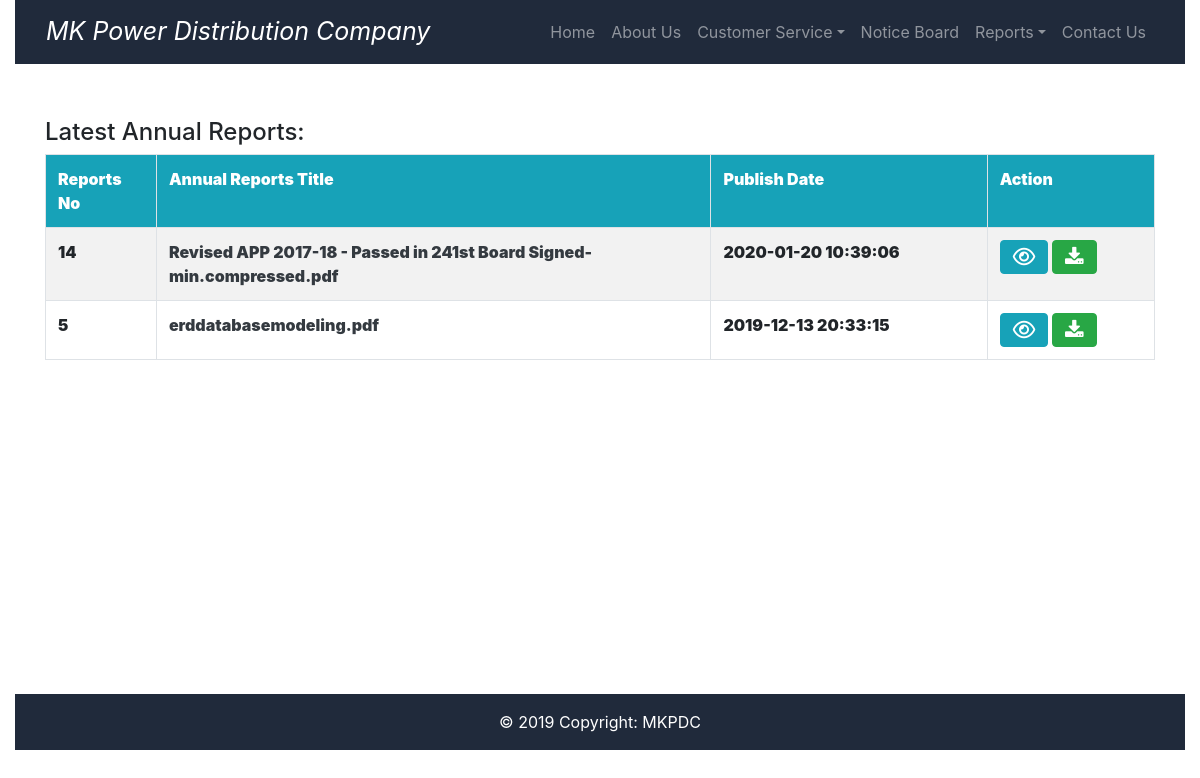
The app's page /report_annual.php with its own data.
### tables this page shows
CREATE TABLE `notice` (
  `notice_id` int(10) NOT NULL,
  `admin_id` int(10) NOT NULL,
  `notice_date` datetime NOT NULL DEFAULT current_timestamp() ON UPDATE current_timestamp(),
  `notice_type` varchar(30) NOT NULL,
  `notice_file` varchar(255) NOT NULL
);

### report_annual.php (the view, shortened to what this page needs)
<!DOCTYPE html>
<html>
<head>
  <link rel="stylesheet" href="http://maxcdn.bootstrapcdn.com/font-awesome/4.3.0/css/font-awesome.min.css">
  <link rel="stylesheet" href="http://fortawesome.github.io/Font-Awesome/assets/font-awesome/css/font-awesome.css">
  <link rel="stylesheet" href="https://use.fontawesome.com/releases/v5.7.0/css/all.css">
  <link rel="stylesheet" href="https://stackpath.bootstrapcdn.com/bootstrap/4.3.1/css/bootstrap.min.css">
  <link rel="stylesheet" href="https://maxcdn.bootstrapcdn.com/font-awesome/4.7.0/css/font-awesome.min.css">
  <link rel="stylesheet" href="css/style.css">
</head>
<body>
    <div class="container-fluid">
        <?php include("include/header.php"); ?>
        <div><br>
            <div class="main-contant">
                <h4>Latest Annual Reports:</h4>
                <div class="row">
                    <div class="col-lg-12 col-md-12 col-sm-12 col-xs-12">
                     <div class="table-responsive">
                  <div class="table-wrapper-scroll-y my-custom-scrollbar" style="height: 510px;">
                           <?php
                             include("database/connectdb.php");
                             $fq = "SELECT * FROM `notice`ORDER BY notice_date DESC";
                             $result = $connect->query($fq); ?>
                            <?php  if ($result->num_rows > 0) {?>
                                <table class="table table-condensed table-striped table-bordered">
                                    <tr class="bg-info text-white">
                                        <th width="10%"><strong>Reports No</strong></th>
                                        <th width="50%"><strong>Annual Reports Title</strong></th>
                                        <th><strong>Publish Date</strong></th>
                                        <th><strong>Action</strong></th>
                                    </tr>
                                    <?php   $i = 1; while ($row = $result->fetch_assoc()){?>
                                       <tr>
                                        <?php if($row['notice_type']=="annual_reports") {?>
                                        <th><strong><?php echo $row['notice_id'] ?> </strong></th>
                                       <th><a href="?id=<?php echo $row['notice_id']; ?>" class="text-dark"><strong><?php echo $row['notice_file'] ?></strong></a></th>
                                        <th><strong><?php echo $row['notice_date'] ?></strong></th>
                                        <th><a href="admin_notice.php?id_view=<?php echo $row['notice_id']; ?>"><i class="fa fa-eye btn btn-info" style="font-size: 15pt;" aria-hidden="true"></i></a>
                                            <a href="admin_notice.php?id=<?php echo $row['notice_id']; ?>"><i class="fa fa-download btn btn-success" style="font-size: 15pt;" aria-hidden="true"></i></a>
                                        </th>
                                    <?php } ?>
                                    </tr>
                                        <?php $i++; } ?>
                                 </table><?php } ?>
                            </div>
                        </div>
                    </div>
                </div>
            </div>
        </div>
        <?php include("include/footer.php"); ?><br>
    </div>
</body>
</html>

### report_annual.php (style rules this page uses)
.main-contant { margin: 30px; }

### records on screen
notice: notice_id "14", notice_file "Revised APP 2017-18 - Passed in 241st Board Signed-min.compressed.pdf", notice_date "2020-01-20 10:39:06"
notice: notice_id "5", notice_file "erddatabasemodeling.pdf", notice_date "2019-12-13 20:33:15"
